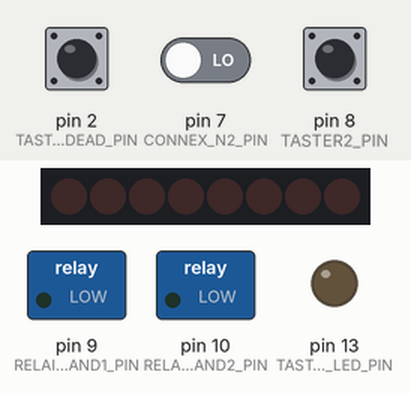
Bench run of a sketch on a simulated Arduino Uno, built with avr-gcc and run on an emulated ATmega328P. On the bench: 8 shift-register outputs drawn as a row of LEDs (first output left, lit = HIGH), switched loads named in the sketch (green lamp = pin HIGH), output pins drawn as LEDs (lit = HIGH). Wiring (inferred from the names in the program): shift register (74HC595): data pin 6; shift clock pin 5; latch pin 4. Wiring (inferred from the signals the program sends): row of LEDs: on Q0, Q1, Q2, Q3, Q4, Q5, Q6, Q7. The test bench sets the inputs (shaded band); at power-on: pin 2 (TASTER_DEAD_PIN) HIGH, pin 8 (TASTER2_PIN) HIGH, pin 7 (CONNEX_N2_PIN) LOW. Pins used as bus, display or sensor lines are not drawn.

Above: at 2.0 s.
2.1 s: pin 2 (TASTER_DEAD_PIN) pulled LOW for 0.15 s
At 3.5 s:
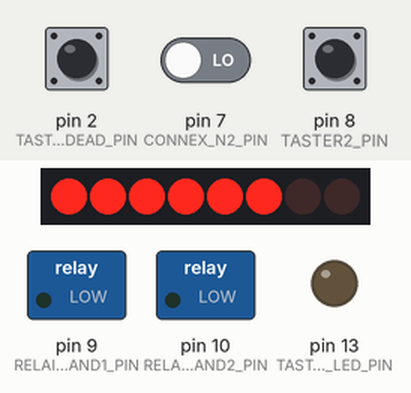
4.4 s: pin 8 (TASTER2_PIN) pulled LOW for 1 s
At 4.7 s:
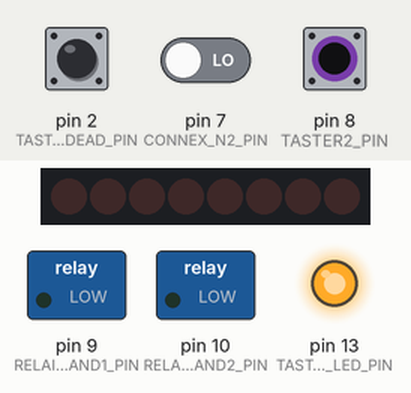
6.9 s: pin 8 (TASTER2_PIN) pulled LOW for 0.15 s
At 7.6 s:
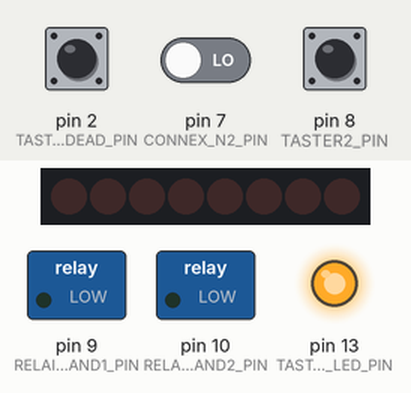
8.5 s: pin 7 (CONNEX_N2_PIN) driven HIGH
At 8.6 s:
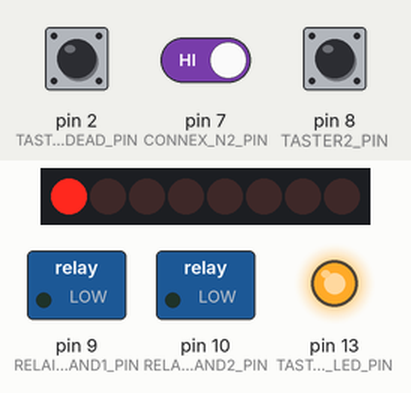
10.8 s: pin 8 (TASTER2_PIN) pulled LOW for 0.15 s
At 11.0 s:
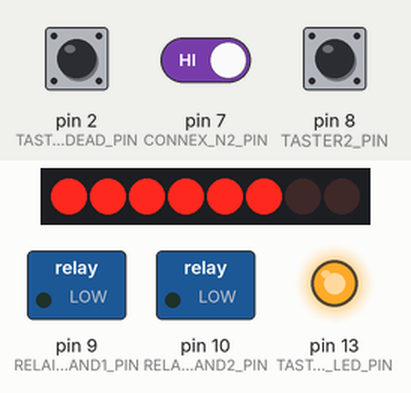
12.4 s: pin 8 (TASTER2_PIN) pulled LOW for 3.2 s
At 14.35 s:
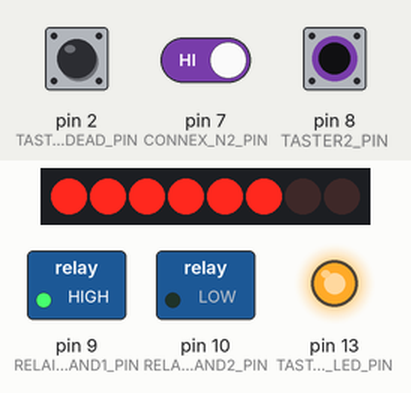
Timing chart, 0 to 15.9 s (numbered marks = the images above; inputs shaded):
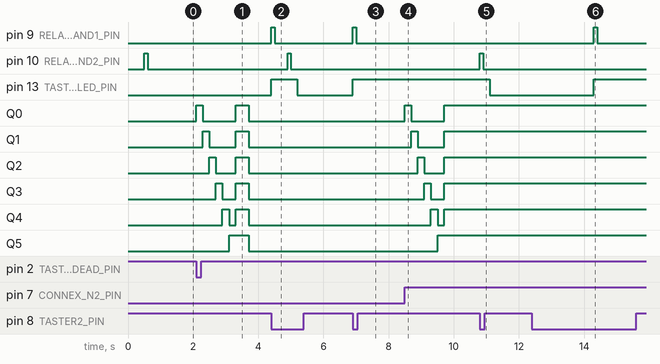

The sketch:

Hausbeleuchtung_feuer.ino
```cpp
/*

  Dieser Sketch ist für die Hausbeleuchtung und das brennende Haus vorgesehen.

  Geplante Funktionsweise:
  1. Einschalten des brennenden Hauses über Tastendruck
  2. Das Relais für Rauchtopf und Brandflackern wird geschaltet
  3. Nach Verzögerung geht die normale Beleuchtung aus, falls an
  4. Auf Tastendruck gehen alle Leuchten wieder aus
  5. Nach Verzögerung geht die normale Beleuchtung wieder an, falls allgemein an
  6. Über einen PIN wird die normale Hausbeleuchtung geschaltet (siehe Hausbeleuchtung_main)
  7. Die Fabrik wird über einen gesonderten Schalter betrieben

  2021-03-26
  Sven Piller

  Mit Ideen von:
  - http://ediy.com.my/blog/item/87-using-74hc595-shift-registers-with-arduino

  Historie:
  - v1: 2021-03-28 Erste Version für die Anlage

*/

// Anzahl der Leuchten
const byte LEUCHTEN_ANZAHL = 6;
unsigned char LEUCHTEN_PATTERN[LEUCHTEN_ANZAHL] = {
  B00000001, // Fabrik Anbau
  B00000010, // Fabrik EG
  B00000100, // Fabrik OG
  B00001000, // Bauernhaus
  B00010000, // Brennendes Haus
  B00100000, // Gasthaus
  // B01000000 // leer
  // B10000000 // leer
};
unsigned char LEUCHTEN_PATTERN_AUS = B00000000;      // aus
unsigned char LEUCHTEN_PATTERN_AN = B00111111;       // alle
unsigned char LEUCHTEN_PATTERN_AN_FEUER = B00111111; // alle ohne brennendes Haus

// Anschlüsse des 74HC595
int IC2_LATCH_PIN = 4; // ST_CP
int IC2_CLOCK_PIN = 5; // SH_CP
int IC2_DATA_PIN = 6;  // DS

// Taster zum Ein-/Ausschalten
const byte TASTER_DEAD_PIN = 2;
const byte TASTER_GEDRUECKT = LOW;
// Eingang für vorangigen Arduino bzgl. Hausbeleuchtung
const byte CONNEX_N2_PIN = 7;

// Taster zum Ein-/Ausschalten
const byte TASTER2_PIN = 8;
// LED Anzeige, ob Programm aktiv ist
const byte TASTER2_LED_PIN = 13;
// Pins für das Relais, welches den Rauchtopf und das Brandflackern steuert
const byte RELAIS_ZUSTAND1_PIN = 9;
const byte RELAIS_ZUSTAND2_PIN = 10;

// Aktueller Zustand der Lampen
bool sind_die_lampen_an = false;
// Aktueller Zustand des Feuers
bool ist_das_feuer_an = false;

// Bootstrapping
void setup()
{
  // Serial.begin(9600);
  pinMode(TASTER_DEAD_PIN, INPUT_PULLUP);
  pinMode(CONNEX_N2_PIN, INPUT);
  pinMode(IC2_LATCH_PIN, OUTPUT);
  pinMode(IC2_CLOCK_PIN, OUTPUT);
  pinMode(IC2_DATA_PIN, OUTPUT);

  pinMode(TASTER2_PIN, INPUT_PULLUP);
  pinMode(RELAIS_ZUSTAND1_PIN, OUTPUT);
  digitalWrite(RELAIS_ZUSTAND1_PIN, LOW);
  pinMode(RELAIS_ZUSTAND2_PIN, OUTPUT);
  digitalWrite(RELAIS_ZUSTAND2_PIN, LOW);
  pinMode(TASTER2_LED_PIN, OUTPUT);
  digitalWrite(TASTER2_LED_PIN, LOW);

  lampen_aus();
  feuer_aus();
}

void loop()
{
  // Logik für die normale Hausbeleuchtung
  if (digitalRead(CONNEX_N2_PIN) == HIGH && sind_die_lampen_an == false)
  {
    lampen_an();
  }

  if (digitalRead(CONNEX_N2_PIN) == LOW && sind_die_lampen_an == true)
  {
    lampen_aus();
  }

  // Logik für die lokale Hausbeleuchtung
  // TODO: Eventuell ausbauen
  if (digitalRead(TASTER_DEAD_PIN) == TASTER_GEDRUECKT)
  {

    if (sind_die_lampen_an == true)
    {
      lampen_aus();
    }
    else
    {
      lampen_an();
    }

    // Taster entprellen
    delay(200);
  }

  // Logik für das brennende Haus
  if (digitalRead(TASTER2_PIN) == TASTER_GEDRUECKT)
  {

    if (ist_das_feuer_an == true)
    {
      feuer_aus();
    }
    else
    {
      feuer_an();
    }

    // Taster entprellen
    delay(200);
  }
}

/*
  Schaltet das simulierte Feuer an

  Dabei wird erst das Relais geschaltet und im
  Anschluss dann die reguläre Beleuchtung
*/
void feuer_an()
{
  digitalWrite(TASTER2_LED_PIN, HIGH);
  relais_ein();
  ist_das_feuer_an = true;
  delay(200);

  if (sind_die_lampen_an == true)
  {
    delay(3000);
    digitalWrite(IC2_LATCH_PIN, LOW);
    shiftOut(IC2_DATA_PIN, IC2_CLOCK_PIN, MSBFIRST, LEUCHTEN_PATTERN_AN_FEUER);
    digitalWrite(IC2_LATCH_PIN, HIGH);
  }
}

/*
  Schaltet das simulierte Feuer aus

  Dabei wird erst das Relais geschaltet und im
  Anschluss dann die reguläre Beleuchtung
*/
void feuer_aus()
{

  relais_aus();
  ist_das_feuer_an = false;
  delay(200);
  digitalWrite(TASTER2_LED_PIN, LOW);

  if (sind_die_lampen_an == true)
  {
    delay(3000);
    digitalWrite(IC2_LATCH_PIN, LOW);
    shiftOut(IC2_DATA_PIN, IC2_CLOCK_PIN, MSBFIRST, LEUCHTEN_PATTERN_AN);
    digitalWrite(IC2_LATCH_PIN, HIGH);
  }
}

// Schaltet alle Leuchten aus
void lampen_aus()
{
  digitalWrite(IC2_LATCH_PIN, LOW);
  shiftOut(IC2_DATA_PIN, IC2_CLOCK_PIN, MSBFIRST, LEUCHTEN_PATTERN_AUS);
  digitalWrite(IC2_LATCH_PIN, HIGH);
  sind_die_lampen_an = false;
  delay(500);
}

// Schaltet alle Leuchten der Reihe nach ein
void lampen_an()
{
  for (int i = 0; i < LEUCHTEN_ANZAHL; i++)
  {
    digitalWrite(IC2_LATCH_PIN, LOW);
    shiftOut(IC2_DATA_PIN, IC2_CLOCK_PIN, MSBFIRST, LEUCHTEN_PATTERN[i]);
    digitalWrite(IC2_LATCH_PIN, HIGH);
    delay(200);
  }
  digitalWrite(IC2_LATCH_PIN, LOW);
  shiftOut(IC2_DATA_PIN, IC2_CLOCK_PIN, MSBFIRST, LEUCHTEN_PATTERN_AN);
  digitalWrite(IC2_LATCH_PIN, HIGH);
  sind_die_lampen_an = true;
  delay(200);
}

// Schaltet das Relais in Zustand 1 (Strom)
void relais_ein()
{
  digitalWrite(RELAIS_ZUSTAND1_PIN, HIGH);
  delay(100);
  digitalWrite(RELAIS_ZUSTAND1_PIN, LOW);
}

// schaltet das Relais in Zustand 2 (Leer)
void relais_aus()
{
  digitalWrite(RELAIS_ZUSTAND2_PIN, HIGH);
  delay(100);
  digitalWrite(RELAIS_ZUSTAND2_PIN, LOW);
}
```

Measured:
- after the input at 2.1 s, Q0: LOW → HIGH at once, → LOW 0.20 s later, → HIGH 1.0 s later, → LOW 0.40 s later; Q1: LOW → HIGH after 0.20 s, → LOW 0.20 s later, → HIGH 0.80 s later, → LOW 0.40 s later
- after the input at 4.4 s, pin 9 (RELAIS_ZUSTAND1_PIN): LOW → HIGH at once, → LOW 0.10 s later; pin 10 (RELAIS_ZUSTAND2_PIN): LOW → HIGH after 0.50 s, → LOW 0.10 s later; pin 13 (TASTER2_LED_PIN): LOW → HIGH at once, → LOW 0.80 s later
- after the input at 6.9 s, pin 9 (RELAIS_ZUSTAND1_PIN): LOW → HIGH at once, → LOW 0.10 s later; pin 13 (TASTER2_LED_PIN): LOW → HIGH at once
- after the input at 8.5 s, Q0: LOW → HIGH at once, → LOW 0.20 s later, → HIGH 1.0 s later; Q1: LOW → HIGH after 0.20 s, → LOW 0.20 s later, → HIGH 0.80 s later
- after the input at 10.8 s, pin 10 (RELAIS_ZUSTAND2_PIN): LOW → HIGH at once, → LOW 0.10 s later; pin 13 (TASTER2_LED_PIN): HIGH → LOW after 0.30 s
- after the input at 12.4 s, pin 9 (RELAIS_ZUSTAND1_PIN): LOW → HIGH after 1.9 s, → LOW 0.10 s later; pin 13 (TASTER2_LED_PIN): LOW → HIGH after 1.9 s
